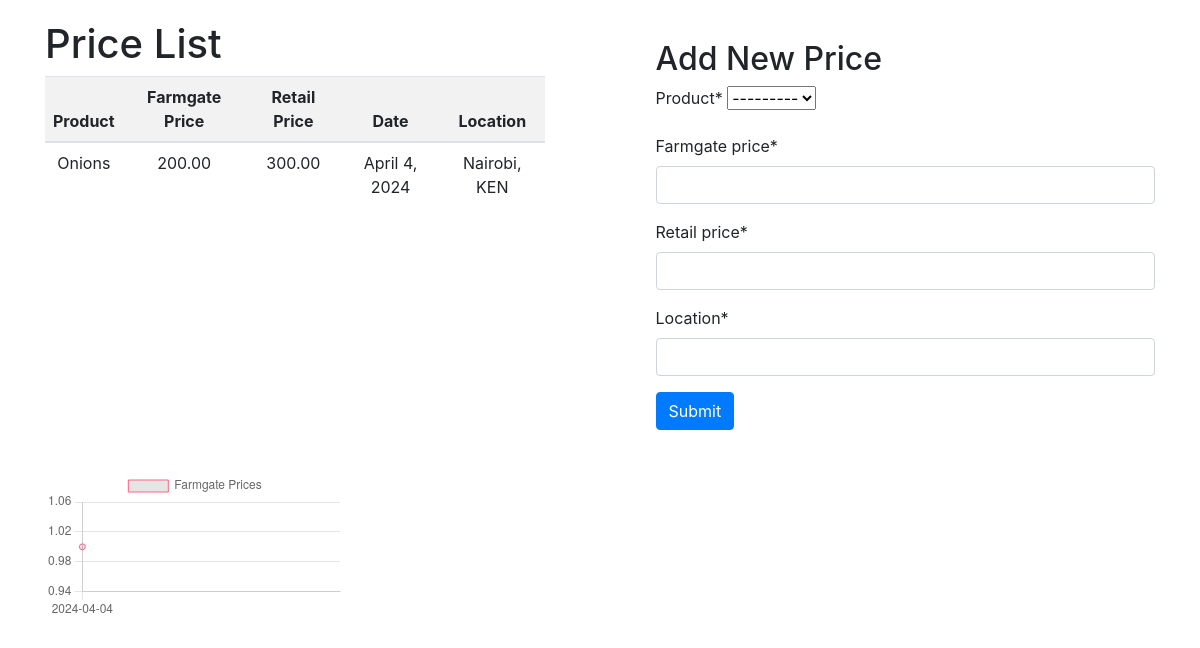
Before: / with the older database file.
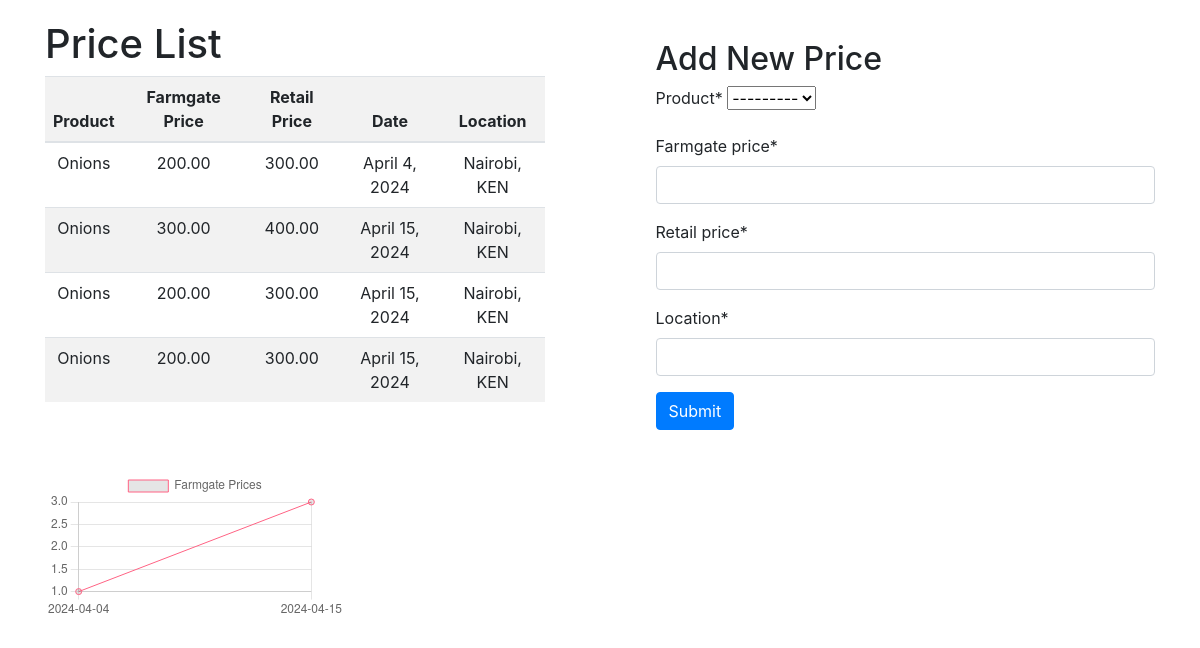
After: the same page with the newer database file.
### prices/models.py (models this page shows, shortened)
class Price(models.Model):
    product = models.ForeignKey(Product, on_delete=models.CASCADE)
    farmgate_price = models.DecimalField(max_digits=10, decimal_places=2)
    retail_price = models.DecimalField(max_digits=10, decimal_places=2)
    date = models.DateField(auto_now_add=True)
    location = models.CharField(max_length=100)

class Product(models.Model):
    name = models.CharField(max_length=100)
    description = models.TextField(blank=True)
    def __str__(self):
        return self.name

### prices/views.py (the view)
# urls.py: path('', views.price_list, name='price_list'),
def price_list(request):
    products = Product.objects.all()
    if request.method == 'POST':
        form = PriceForm(request.POST, product_choices=products)
        if form.is_valid():
            form.save()
            return redirect('price_list')
    else:
        form = PriceForm(product_choices=products)
    prices = Price.objects.all()
    farmgate_prices_by_date = Price.objects.values('date').annotate(total_farmgate_price=Count('farmgate_price')).order_by('date')
    dates = [entry['date'].strftime('%Y-%m-%d') for entry in farmgate_prices_by_date]
    farmgate_prices = [entry['total_farmgate_price'] for entry in farmgate_prices_by_date]
    context = {
        'form': form,
        'prices': prices,
        'dates': json.dumps(dates),
        'farmgate_prices': json.dumps(farmgate_prices),
    }
    return render(request, 'prices/price_list.html', context)

### prices/forms.py
class PriceForm(forms.ModelForm):
    def __init__(self, *args, **kwargs):
        product_choices = kwargs.pop('product_choices', None)
        super(PriceForm, self).__init__(*args, **kwargs)
        if product_choices:
            self.fields['product'].queryset = product_choices
    class Meta:
        model = Price
        fields = ['product', 'farmgate_price', 'retail_price', 'location']

### prices/templates/prices/price_list.html (shortened to what this page needs)
{% load crispy_forms_tags %}
<!DOCTYPE html>
<html lang="en">
<head>
    <link href="https://stackpath.bootstrapcdn.com/bootstrap/4.5.2/css/bootstrap.min.css" rel="stylesheet">
</head>
<body>
<div class="container">
    <div class="price-list">
        <h1>Price List</h1>
        <table class="table">
            <thead>
                <tr>
                    <th>Product</th>
                    <th>Farmgate Price</th>
                    <th>Retail Price</th>
                    <th>Date</th>
                    <th>Location</th>
                </tr>
            </thead>
            <tbody>
                {% for price in prices %}
                <tr>
                    <td>{{ price.product.name }}</td>
                    <td>{{ price.farmgate_price }}</td>
                    <td>{{ price.retail_price }}</td>
                    <td>{{ price.date }}</td>
                    <td>{{ price.location }}</td>
                </tr>
                {% endfor %}
            </tbody>
        </table>
    </div>
    <div class="price-form">
        <h2>Add New Price</h2>
        <form method="post">
            {{ form|crispy}}
            <button type="submit" class="btn btn-primary">Submit</button>
        </form>
    </div>
</div>
<div class="container">
    <div class="chart-container">
        <canvas id="farmgatePriceChart"></canvas>
    </div>
</div>
<script>
    // Retrieve data from Django template variables
    const dates = JSON.parse('{{ dates|safe }}');
    const farmgatePrices = JSON.parse('{{ farmgate_prices|safe }}');
    // Get canvas element
    const ctx = document.getElementById('farmgatePriceChart').getContext('2d');
    // Create line chart
    const farmgatePriceChart = new Chart(ctx, {
        type: 'line',
        data: {
            labels: dates,
            datasets: [{
                label: 'Farmgate Prices',
                data: farmgatePrices,
                borderColor: 'rgba(255, 99, 132, 1)',
                borderWidth: 1,
                fill: false
            }]
        },
        options: {
            scales: {
                xAxes: [{
                    type: 'time',
                    time: {
                        unit: 'day' // Adjust as needed
                    },
                    scaleLabel: {
                        display: true,
                        labelString: 'Date'
                    }
                }],
                yAxes: [{
                    scaleLabel: {
                        display: true,
                        labelString: 'Farmgate Price'
                    }
                }]
            }
        }
    });
</script>
</body>
</html>

### prices/templates/prices/price_list.html (style rules this page uses)
.container { display: flex; justify-content: space-between; align-items: flex-start; margin-top: 20px; }
.price-form { width: 45%; margin-top: 20px; }
.price-list { width: 45%; }
.price-list table { width: 100%; }
.price-list th { background-color: #f2f2f2; }
.price-list th, .price-list td { text-align: center; padding: 8px; }
.price-list tbody tr:nth-child(even) { background-color: #f2f2f2; }
.chart-container { margin-top: 20px; }

Changed rows visible on the page:
added Price: product.name "Onions", farmgate_price "300.00", retail_price "400.00", date "April 15, 2024", location "Nairobi, KEN"
added Price: product.name "Onions", farmgate_price "200.00", retail_price "300.00", date "April 15, 2024", location "Nairobi, KEN"
added Price: product.name "Onions", farmgate_price "200.00", retail_price "300.00", date "April 15, 2024", location "Nairobi, KEN"
Other visible differences:
chart data {{ dates|safe }}: ["2024-04-04"] → ["2024-04-04", "2024-04-15"]
chart data {{ farmgate_prices|safe }}: [1] → [1, 3]
